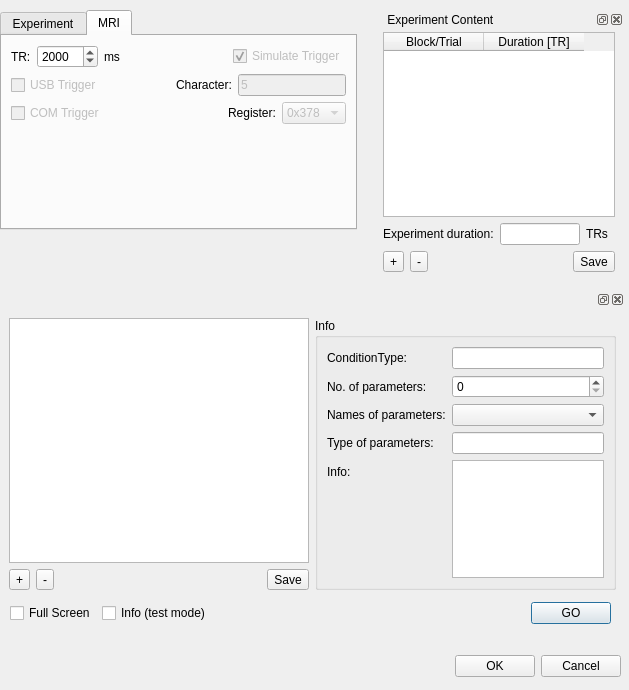
<?xml version="1.0" encoding="UTF-8"?>
<ui version="4.0">
 <class>Retinotopic_Mapping_DialogClass</class>
 <widget class="QDialog" name="Retinotopic_Mapping_DialogClass">
  <property name="geometry">
   <rect>
    <x>0</x>
    <y>0</y>
    <width>629</width>
    <height>690</height>
   </rect>
  </property>
  <property name="windowTitle">
   <string>Retinotopic_Mapping_Dialog</string>
  </property>
  <widget class="QWidget" name="layoutWidget">
   <property name="geometry">
    <rect>
     <x>400</x>
     <y>650</y>
     <width>221</width>
     <height>33</height>
    </rect>
   </property>
   <layout class="QHBoxLayout">
    <property name="spacing">
     <number>6</number>
    </property>
    <property name="margin">
     <number>0</number>
    </property>
    <item>
     <spacer>
      <property name="orientation">
       <enum>Qt::Horizontal</enum>
      </property>
      <property name="sizeHint" stdset="0">
       <size>
        <width>131</width>
        <height>31</height>
       </size>
      </property>
     </spacer>
    </item>
    <item>
     <widget class="QPushButton" name="okButton">
      <property name="text">
       <string>OK</string>
      </property>
     </widget>
    </item>
    <item>
     <widget class="QPushButton" name="cancelButton">
      <property name="text">
       <string>Cancel</string>
      </property>
     </widget>
    </item>
   </layout>
  </widget>
  <widget class="QTabWidget" name="mainTabWidget">
   <property name="geometry">
    <rect>
     <x>0</x>
     <y>10</y>
     <width>357</width>
     <height>220</height>
    </rect>
   </property>
   <property name="minimumSize">
    <size>
     <width>0</width>
     <height>220</height>
    </size>
   </property>
   <property name="currentIndex">
    <number>1</number>
   </property>
   <widget class="QWidget" name="experimentTab">
    <attribute name="title">
     <string>Experiment</string>
    </attribute>
    <layout class="QVBoxLayout" name="verticalLayout">
     <item>
      <layout class="QFormLayout" name="formLayout_2">
       <property name="fieldGrowthPolicy">
        <enum>QFormLayout::FieldsStayAtSizeHint</enum>
       </property>
       <item row="0" column="0">
        <widget class="QLabel" name="experimentsFolderLbl">
         <property name="text">
          <string>Experiments folder:</string>
         </property>
        </widget>
       </item>
       <item row="0" column="1">
        <layout class="QHBoxLayout" name="horizontalLayout_2">
         <item>
          <widget class="QLineEdit" name="experimentsFolderEd">
           <property name="sizePolicy">
            <sizepolicy hsizetype="MinimumExpanding" vsizetype="Fixed">
             <horstretch>0</horstretch>
             <verstretch>0</verstretch>
            </sizepolicy>
           </property>
          </widget>
         </item>
         <item>
          <widget class="QToolButton" name="BrowseExpFolderBtn">
           <property name="text">
            <string>...</string>
           </property>
          </widget>
         </item>
        </layout>
       </item>
       <item row="2" column="0">
        <widget class="QLabel" name="experimentsLbl">
         <property name="text">
          <string>Experiments:</string>
         </property>
        </widget>
       </item>
       <item row="2" column="1">
        <widget class="QComboBox" name="ExperimentCmb">
         <property name="sizePolicy">
          <sizepolicy hsizetype="MinimumExpanding" vsizetype="Fixed">
           <horstretch>0</horstretch>
           <verstretch>0</verstretch>
          </sizepolicy>
         </property>
         <property name="minimumSize">
          <size>
           <width>120</width>
           <height>0</height>
          </size>
         </property>
        </widget>
       </item>
       <item row="4" column="0">
        <widget class="QLabel" name="ExperimentTypeLbl">
         <property name="text">
          <string>Experiment Type:</string>
         </property>
        </widget>
       </item>
       <item row="4" column="1">
        <widget class="QComboBox" name="ExpTypeCmb">
         <property name="insertPolicy">
          <enum>QComboBox::InsertAfterCurrent</enum>
         </property>
         <item>
          <property name="text">
           <string>Eccentricity</string>
          </property>
         </item>
         <item>
          <property name="text">
           <string>Polarangle</string>
          </property>
         </item>
         <item>
          <property name="text">
           <string>Horizontal meridians</string>
          </property>
         </item>
         <item>
          <property name="text">
           <string>Vertical meridians</string>
          </property>
         </item>
        </widget>
       </item>
       <item row="1" column="0">
        <spacer name="verticalSpacer">
         <property name="orientation">
          <enum>Qt::Vertical</enum>
         </property>
         <property name="sizeHint" stdset="0">
          <size>
           <width>20</width>
           <height>20</height>
          </size>
         </property>
        </spacer>
       </item>
       <item row="3" column="1">
        <spacer name="verticalSpacer_2">
         <property name="orientation">
          <enum>Qt::Vertical</enum>
         </property>
         <property name="sizeHint" stdset="0">
          <size>
           <width>20</width>
           <height>20</height>
          </size>
         </property>
        </spacer>
       </item>
      </layout>
     </item>
     <item>
      <spacer name="verticalSpacer_4">
       <property name="orientation">
        <enum>Qt::Vertical</enum>
       </property>
       <property name="sizeHint" stdset="0">
        <size>
         <width>20</width>
         <height>40</height>
        </size>
       </property>
      </spacer>
     </item>
     <item>
      <layout class="QHBoxLayout" name="horizontalLayout_4">
       <item>
        <spacer name="horizontalSpacer_2">
         <property name="orientation">
          <enum>Qt::Horizontal</enum>
         </property>
         <property name="sizeHint" stdset="0">
          <size>
           <width>40</width>
           <height>20</height>
          </size>
         </property>
        </spacer>
       </item>
       <item>
        <layout class="QFormLayout" name="formLayout">
         <item row="0" column="0">
          <widget class="QLabel" name="SubjectNrLbl">
           <property name="text">
            <string>Subject No.:</string>
           </property>
          </widget>
         </item>
         <item row="0" column="1">
          <layout class="QHBoxLayout" name="horizontalLayout_3">
           <item>
            <widget class="QSpinBox" name="subjectNrSpBx">
             <property name="minimumSize">
              <size>
               <width>60</width>
               <height>0</height>
              </size>
             </property>
             <property name="minimum">
              <number>1</number>
             </property>
             <property name="maximum">
              <number>9999</number>
             </property>
            </widget>
           </item>
           <item>
            <spacer name="horizontalSpacer_4">
             <property name="orientation">
              <enum>Qt::Horizontal</enum>
             </property>
             <property name="sizeHint" stdset="0">
              <size>
               <width>40</width>
               <height>20</height>
              </size>
             </property>
            </spacer>
           </item>
          </layout>
         </item>
         <item row="2" column="0">
          <widget class="QLabel" name="label_2">
           <property name="text">
            <string>Subject Name</string>
           </property>
          </widget>
         </item>
         <item row="2" column="1">
          <widget class="QLineEdit" name="subjectNameEd"/>
         </item>
         <item row="1" column="1">
          <spacer name="verticalSpacer_3">
           <property name="orientation">
            <enum>Qt::Vertical</enum>
           </property>
           <property name="sizeHint" stdset="0">
            <size>
             <width>20</width>
             <height>20</height>
            </size>
           </property>
          </spacer>
         </item>
        </layout>
       </item>
       <item>
        <spacer name="horizontalSpacer_3">
         <property name="orientation">
          <enum>Qt::Horizontal</enum>
         </property>
         <property name="sizeHint" stdset="0">
          <size>
           <width>40</width>
           <height>20</height>
          </size>
         </property>
        </spacer>
       </item>
      </layout>
     </item>
    </layout>
   </widget>
   <widget class="QWidget" name="MRITab">
    <attribute name="title">
     <string>MRI</string>
    </attribute>
    <layout class="QVBoxLayout" name="verticalLayout_5">
     <item>
      <layout class="QHBoxLayout" name="horizontalLayout_5">
       <item>
        <widget class="QLabel" name="TRLbl">
         <property name="text">
          <string>TR:</string>
         </property>
        </widget>
       </item>
       <item>
        <widget class="QSpinBox" name="TRSpBx">
         <property name="minimumSize">
          <size>
           <width>60</width>
           <height>0</height>
          </size>
         </property>
         <property name="maximum">
          <number>99999</number>
         </property>
         <property name="value">
          <number>2000</number>
         </property>
        </widget>
       </item>
       <item>
        <widget class="QLabel" name="TRUnitLbl">
         <property name="text">
          <string>ms</string>
         </property>
        </widget>
       </item>
       <item>
        <spacer name="horizontalSpacer1Tab2">
         <property name="orientation">
          <enum>Qt::Horizontal</enum>
         </property>
         <property name="sizeHint" stdset="0">
          <size>
           <width>40</width>
           <height>20</height>
          </size>
         </property>
        </spacer>
       </item>
       <item>
        <widget class="QCheckBox" name="SimTriggerToggle">
         <property name="enabled">
          <bool>false</bool>
         </property>
         <property name="text">
          <string>Simulate Trigger</string>
         </property>
         <property name="checked">
          <bool>true</bool>
         </property>
        </widget>
       </item>
      </layout>
     </item>
     <item>
      <layout class="QHBoxLayout" name="horizontalLayout_10">
       <item>
        <widget class="QCheckBox" name="USBTriggerToggle">
         <property name="enabled">
          <bool>false</bool>
         </property>
         <property name="text">
          <string>USB Trigger</string>
         </property>
        </widget>
       </item>
       <item>
        <spacer name="horizontalSpacer_6">
         <property name="orientation">
          <enum>Qt::Horizontal</enum>
         </property>
         <property name="sizeHint" stdset="0">
          <size>
           <width>40</width>
           <height>20</height>
          </size>
         </property>
        </spacer>
       </item>
       <item>
        <widget class="QLabel" name="USBCharLbl">
         <property name="text">
          <string>Character:</string>
         </property>
        </widget>
       </item>
       <item>
        <widget class="QLineEdit" name="USBCharEdit">
         <property name="enabled">
          <bool>false</bool>
         </property>
         <property name="sizePolicy">
          <sizepolicy hsizetype="Fixed" vsizetype="Fixed">
           <horstretch>0</horstretch>
           <verstretch>0</verstretch>
          </sizepolicy>
         </property>
         <property name="text">
          <string>5</string>
         </property>
         <property name="maxLength">
          <number>1</number>
         </property>
        </widget>
       </item>
      </layout>
     </item>
     <item>
      <layout class="QHBoxLayout" name="horizontalLayout_11">
       <item>
        <widget class="QCheckBox" name="COMTriggerOp">
         <property name="enabled">
          <bool>false</bool>
         </property>
         <property name="text">
          <string>COM Trigger</string>
         </property>
        </widget>
       </item>
       <item>
        <spacer name="horizontalSpacer_7">
         <property name="orientation">
          <enum>Qt::Horizontal</enum>
         </property>
         <property name="sizeHint" stdset="0">
          <size>
           <width>40</width>
           <height>20</height>
          </size>
         </property>
        </spacer>
       </item>
       <item>
        <widget class="QLabel" name="COMAddLbl">
         <property name="text">
          <string>Register:</string>
         </property>
        </widget>
       </item>
       <item>
        <widget class="QComboBox" name="COMSelectCmb">
         <property name="enabled">
          <bool>false</bool>
         </property>
         <item>
          <property name="text">
           <string>0x378</string>
          </property>
         </item>
         <item>
          <property name="text">
           <string>0x278</string>
          </property>
         </item>
        </widget>
       </item>
      </layout>
     </item>
     <item>
      <spacer name="verticalSpacer_5">
       <property name="orientation">
        <enum>Qt::Vertical</enum>
       </property>
       <property name="sizeHint" stdset="0">
        <size>
         <width>20</width>
         <height>40</height>
        </size>
       </property>
      </spacer>
     </item>
    </layout>
   </widget>
  </widget>
  <widget class="QDockWidget" name="expContentDkWdg">
   <property name="geometry">
    <rect>
     <x>380</x>
     <y>10</y>
     <width>244</width>
     <height>271</height>
    </rect>
   </property>
   <property name="minimumSize">
    <size>
     <width>230</width>
     <height>191</height>
    </size>
   </property>
   <property name="allowedAreas">
    <set>Qt::LeftDockWidgetArea|Qt::RightDockWidgetArea</set>
   </property>
   <property name="windowTitle">
    <string> Experiment Content</string>
   </property>
   <widget class="QWidget" name="dockWidgetContents">
    <layout class="QVBoxLayout" name="verticalLayout_2">
     <property name="leftMargin">
      <number>3</number>
     </property>
     <property name="topMargin">
      <number>3</number>
     </property>
     <item>
      <widget class="QTableWidget" name="ExpContentTableWdg">
       <column>
        <property name="text">
         <string>Block/Trial</string>
        </property>
       </column>
       <column>
        <property name="text">
         <string>Duration [TR]</string>
        </property>
       </column>
      </widget>
     </item>
     <item>
      <layout class="QHBoxLayout" name="horizontalLayout_6">
       <item>
        <widget class="QLabel" name="SumOfTRsLbl">
         <property name="text">
          <string>Experiment duration:</string>
         </property>
        </widget>
       </item>
       <item>
        <widget class="QLineEdit" name="NrOfTRsEd">
         <property name="readOnly">
          <bool>true</bool>
         </property>
        </widget>
       </item>
       <item>
        <widget class="QLabel" name="NrOfTRsUnitLbl">
         <property name="text">
          <string>TRs  </string>
         </property>
        </widget>
       </item>
      </layout>
     </item>
     <item>
      <layout class="QHBoxLayout" name="horizontalLayout_7">
       <item>
        <widget class="QToolButton" name="AddBTBtn">
         <property name="text">
          <string>+</string>
         </property>
        </widget>
       </item>
       <item>
        <widget class="QToolButton" name="RemoveBTBtn">
         <property name="text">
          <string>-</string>
         </property>
        </widget>
       </item>
       <item>
        <spacer name="horizontalSpacer_5">
         <property name="orientation">
          <enum>Qt::Horizontal</enum>
         </property>
         <property name="sizeHint" stdset="0">
          <size>
           <width>40</width>
           <height>20</height>
          </size>
         </property>
        </spacer>
       </item>
       <item>
        <widget class="QToolButton" name="SaveEXPFileBtn">
         <property name="text">
          <string>Save</string>
         </property>
        </widget>
       </item>
      </layout>
     </item>
    </layout>
   </widget>
  </widget>
  <widget class="QWidget" name="layoutWidget_2">
   <property name="geometry">
    <rect>
     <x>10</x>
     <y>600</y>
     <width>601</width>
     <height>27</height>
    </rect>
   </property>
   <layout class="QHBoxLayout" name="horizontalLayout">
    <item>
     <widget class="QCheckBox" name="FullScreenToggle">
      <property name="text">
       <string>Full Screen</string>
      </property>
     </widget>
    </item>
    <item>
     <widget class="QCheckBox" name="DebugInfoToggle">
      <property name="text">
       <string>Info (test mode)</string>
      </property>
     </widget>
    </item>
    <item>
     <spacer name="horizontalSpacer">
      <property name="orientation">
       <enum>Qt::Horizontal</enum>
      </property>
      <property name="sizeHint" stdset="0">
       <size>
        <width>40</width>
        <height>20</height>
       </size>
      </property>
     </spacer>
    </item>
    <item>
     <widget class="QPushButton" name="GoBtn">
      <property name="text">
       <string>GO</string>
      </property>
      <property name="autoDefault">
       <bool>true</bool>
      </property>
      <property name="default">
       <bool>true</bool>
      </property>
     </widget>
    </item>
   </layout>
  </widget>
  <widget class="QDockWidget" name="blockTrialContentDkWdg">
   <property name="geometry">
    <rect>
     <x>0</x>
     <y>290</y>
     <width>625</width>
     <height>309</height>
    </rect>
   </property>
   <property name="minimumSize">
    <size>
     <width>625</width>
     <height>296</height>
    </size>
   </property>
   <property name="allowedAreas">
    <set>Qt::BottomDockWidgetArea</set>
   </property>
   <widget class="QWidget" name="dockWidgetContents_2">
    <layout class="QHBoxLayout" name="horizontalLayout_9">
     <item>
      <layout class="QVBoxLayout" name="verticalLayout_3">
       <item>
        <widget class="QTableWidget" name="blockTrialContentTbWdg">
         <property name="minimumSize">
          <size>
           <width>300</width>
           <height>0</height>
          </size>
         </property>
        </widget>
       </item>
       <item>
        <layout class="QHBoxLayout" name="horizontalLayout_8">
         <item>
          <widget class="QToolButton" name="AddTrialBtn">
           <property name="text">
            <string>+</string>
           </property>
          </widget>
         </item>
         <item>
          <widget class="QToolButton" name="RemoveTrialBtn">
           <property name="text">
            <string>-</string>
           </property>
          </widget>
         </item>
         <item>
          <spacer name="horizontalSpacer100">
           <property name="orientation">
            <enum>Qt::Horizontal</enum>
           </property>
           <property name="sizeHint" stdset="0">
            <size>
             <width>40</width>
             <height>20</height>
            </size>
           </property>
          </spacer>
         </item>
         <item>
          <widget class="QToolButton" name="SaveBlockTrialFileBtn">
           <property name="text">
            <string>Save</string>
           </property>
          </widget>
         </item>
        </layout>
       </item>
      </layout>
     </item>
     <item>
      <widget class="QGroupBox" name="BlockTrialInfoGrpBx">
       <property name="title">
        <string>Info</string>
       </property>
       <layout class="QFormLayout" name="formLayout_3">
        <item row="0" column="0">
         <widget class="QLabel" name="conditionTypeLbl">
          <property name="text">
           <string>ConditionType:</string>
          </property>
         </widget>
        </item>
        <item row="0" column="1">
         <widget class="QLineEdit" name="conditionTypeEd"/>
        </item>
        <item row="1" column="0">
         <widget class="QLabel" name="nrOfParamsLbl">
          <property name="text">
           <string>No. of parameters:</string>
          </property>
         </widget>
        </item>
        <item row="2" column="0">
         <widget class="QLabel" name="nameOfParametersLbl">
          <property name="text">
           <string>Names of parameters:</string>
          </property>
         </widget>
        </item>
        <item row="3" column="0">
         <widget class="QLabel" name="typeOfParamsLbl">
          <property name="text">
           <string>Type of parameters:</string>
          </property>
         </widget>
        </item>
        <item row="3" column="1">
         <widget class="QLineEdit" name="typeOfParamsEd"/>
        </item>
        <item row="4" column="0">
         <widget class="QLabel" name="InfoTextLbl">
          <property name="text">
           <string>Info:</string>
          </property>
         </widget>
        </item>
        <item row="4" column="1">
         <widget class="QPlainTextEdit" name="InfoTxEd"/>
        </item>
        <item row="1" column="1">
         <widget class="QSpinBox" name="nrOfParamsSpBx"/>
        </item>
        <item row="2" column="1">
         <widget class="QComboBox" name="nameOfParamsCmBx"/>
        </item>
       </layout>
      </widget>
     </item>
    </layout>
   </widget>
  </widget>
 </widget>
 <resources/>
 <connections>
  <connection>
   <sender>USBTriggerToggle</sender>
   <signal>toggled(bool)</signal>
   <receiver>SimTriggerToggle</receiver>
   <slot>toggle()</slot>
   <hints>
    <hint type="sourcelabel">
     <x>60</x>
     <y>78</y>
    </hint>
    <hint type="destinationlabel">
     <x>303</x>
     <y>50</y>
    </hint>
   </hints>
  </connection>
  <connection>
   <sender>COMTriggerOp</sender>
   <signal>toggled(bool)</signal>
   <receiver>SimTriggerToggle</receiver>
   <slot>toggle()</slot>
   <hints>
    <hint type="sourcelabel">
     <x>62</x>
     <y>106</y>
    </hint>
    <hint type="destinationlabel">
     <x>303</x>
     <y>50</y>
    </hint>
   </hints>
  </connection>
  <connection>
   <sender>COMTriggerOp</sender>
   <signal>toggled(bool)</signal>
   <receiver>USBTriggerToggle</receiver>
   <slot>setDisabled(bool)</slot>
   <hints>
    <hint type="sourcelabel">
     <x>62</x>
     <y>106</y>
    </hint>
    <hint type="destinationlabel">
     <x>60</x>
     <y>78</y>
    </hint>
   </hints>
  </connection>
  <connection>
   <sender>USBTriggerToggle</sender>
   <signal>toggled(bool)</signal>
   <receiver>COMTriggerOp</receiver>
   <slot>setDisabled(bool)</slot>
   <hints>
    <hint type="sourcelabel">
     <x>60</x>
     <y>78</y>
    </hint>
    <hint type="destinationlabel">
     <x>62</x>
     <y>106</y>
    </hint>
   </hints>
  </connection>
  <connection>
   <sender>USBTriggerToggle</sender>
   <signal>toggled(bool)</signal>
   <receiver>COMSelectCmb</receiver>
   <slot>setDisabled(bool)</slot>
   <hints>
    <hint type="sourcelabel">
     <x>60</x>
     <y>78</y>
    </hint>
    <hint type="destinationlabel">
     <x>323</x>
     <y>106</y>
    </hint>
   </hints>
  </connection>
  <connection>
   <sender>USBTriggerToggle</sender>
   <signal>toggled(bool)</signal>
   <receiver>COMAddLbl</receiver>
   <slot>setDisabled(bool)</slot>
   <hints>
    <hint type="sourcelabel">
     <x>60</x>
     <y>78</y>
    </hint>
    <hint type="destinationlabel">
     <x>264</x>
     <y>106</y>
    </hint>
   </hints>
  </connection>
  <connection>
   <sender>COMTriggerOp</sender>
   <signal>toggled(bool)</signal>
   <receiver>USBCharLbl</receiver>
   <slot>setDisabled(bool)</slot>
   <hints>
    <hint type="sourcelabel">
     <x>62</x>
     <y>106</y>
    </hint>
    <hint type="destinationlabel">
     <x>211</x>
     <y>78</y>
    </hint>
   </hints>
  </connection>
 </connections>
</ui>
